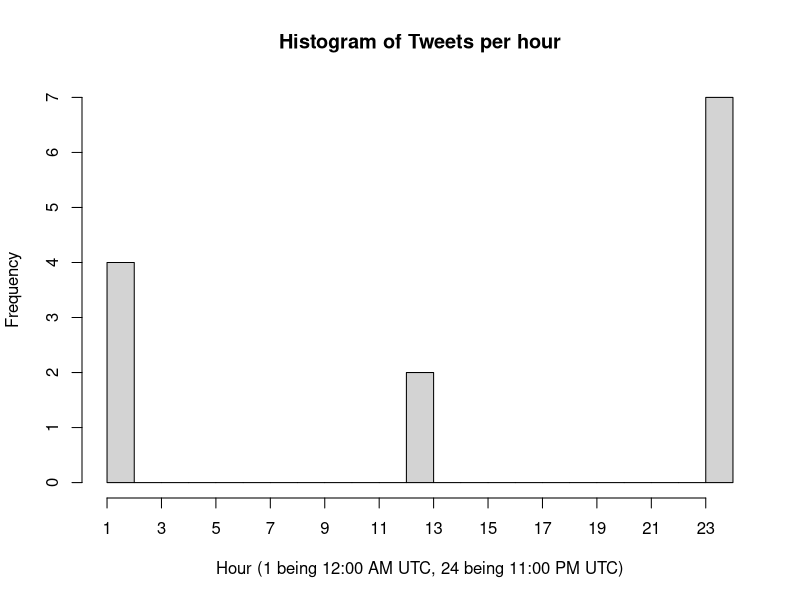

The R script that drew this image:
## ---- chunk 1
interval<-c(1, 1, 1, 1, 13, 13, 24, 24, 24, 24, 24, 24, 24)
hist(interval, breaks=c(1:24), xaxt="n", 
        main = "Histogram of Tweets per hour", 
        xlab= "Hour (1 being 12:00 AM UTC, 24 being 11:00 PM UTC)")
    axis(1, at=seq(1,24, by=2), labels=seq(1,24, by=2))
